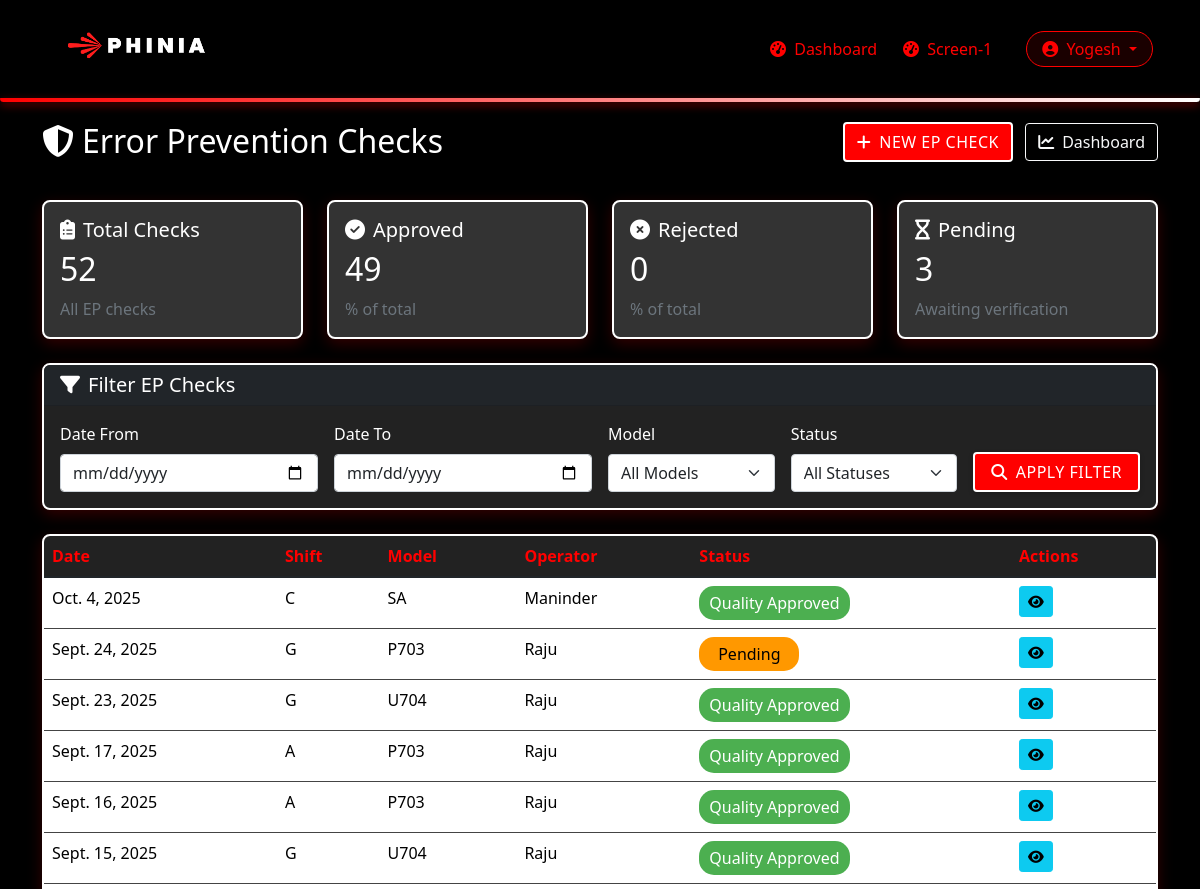
The app's page /ep-checks/ (signed in, upper part), older data.
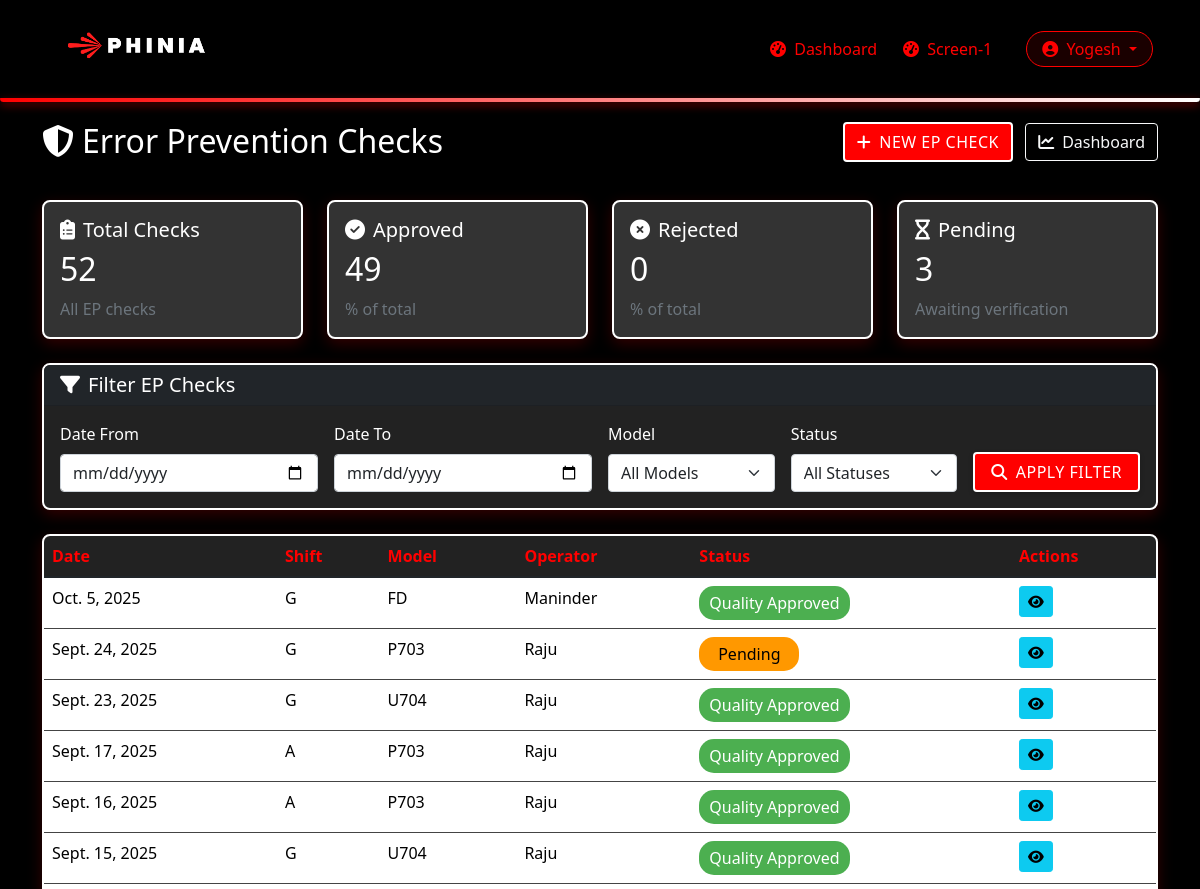
The same page, newer data.
### main/models.py (models this page shows, shortened)
class ErrorPreventionCheck(models.Model):
    OK_NG_CHOICES = [('OK', 'OK'), ('NG', 'NG')]
    STATUS_CHOICES = (
        ('pending', 'Pending'),
        ('supervisor_approved', 'Supervisor Approved'),
        ('quality_approved', 'Quality Approved'),
        ('rejected', 'Rejected'),
    )
    verification_status = models.ForeignKey(
        'DailyVerificationStatus',
        on_delete=models.CASCADE,
        related_name='error_prevention_checks',
        blank=True,
        null=True
    )
    date = models.DateField()
    operator = models.ForeignKey('User', on_delete=models.CASCADE, related_name='ep_operator_checks')
    supervisor = models.ForeignKey(
        'User',
        on_delete=models.CASCADE,
        related_name='ep_supervisor_checks',
        blank=True,
        null=True
    )
    quality_supervisor = models.ForeignKey(
        'User',
        on_delete=models.CASCADE,
        related_name='ep_quality_checks',
        blank=True,
        null=True
    )
    status = models.CharField(max_length=20, choices=STATUS_CHOICES, default='pending')
    comments = models.TextField(blank=True, null=True)
    current_model = models.CharField(
        max_length=10,
        choices=[
            ('P703', 'P703'),
            ('U704', 'U704'),
            ('FD', 'FD'),
            ('SA', 'SA'),
            ('Gnome', 'Gnome'),
        ],
        verbose_name="Current Running Model",
        blank=True,
        null=True
    )
    SHIFTS = [
        ('S1', 'S1 - 6:30 AM to 6:30 PM'),
        ('A', 'A - 6:30 AM to 3:00 PM'),
        ('G', 'G - 8:30 AM to 5:00 PM'),
        ('B', 'B - 3:00 PM to 11:30 PM'),
        ('C', 'C - 11:30 PM to 6:30 AM'),
        ('S2', 'S2 - 6:30 PM to 6:30 AM'),
    ]
    shift = models.CharField(
        max_length=10,
        choices=SHIFTS,
        verbose_name="Shift",
        blank=True,
        null=True
    )
    created_at = models.DateTimeField(auto_now_add=True)
    updated_at = models.DateTimeField(auto_now=True)
    class Meta:
        ordering = ['-date', '-created_at']
        verbose_name = "Error Prevention Check"
        verbose_name_plural = "Error Prevention Checks"

class User(AbstractUser):
    USER_TYPES = (
        ('operator', 'Operator'),
        ('shift_supervisor', 'Shift Supervisor'),
        ('quality_supervisor', 'Quality Supervisor'),
    )
    company_id = models.CharField(max_length=100, blank=True, null=True)
    skill_matrix_level = models.CharField(max_length=200, blank=True, null=True)
    user_type = models.CharField(max_length=20, choices=USER_TYPES)

### main/views.py (the view)
# urls.py: path('ep-checks/', views.ep_check_list, name='ep_check_list'),
@login_required
def ep_check_list(request):
    form = ErrorPreventionFilterForm(request.GET)
    ep_checks = ErrorPreventionCheck.objects.select_related(
        'verification_status__shift',
        'operator',
        'supervisor',
        'quality_supervisor'
    )
    if form.is_valid():
        data = form.cleaned_data
        if data.get('date_from'):
            ep_checks = ep_checks.filter(date__gte=data['date_from'])
        if data.get('date_to'):
            ep_checks = ep_checks.filter(date__lte=data['date_to'])
        if data.get('model'):
            ep_checks = ep_checks.filter(current_model=data['model'])
        if data.get('status'):
            ep_checks = ep_checks.filter(status=data['status'])
    ep_checks = ep_checks.order_by('-date')
    stats = {
        'total': ep_checks.count(),
        'pending': ep_checks.filter(status='pending').count(),
        'approved': ep_checks.filter(status__in=['supervisor_approved', 'quality_approved']).count(),
        'rejected': ep_checks.filter(status='rejected').count(),
    }
    context = {
        'ep_checks': ep_checks,
        'filter_form': form,
        'stats': stats,
        'title': 'Error Prevention Checks'
    }
    return render(request, 'main/operations/ep_check_list.html', context)

### main/templates/main/operations/ep_check_list.html (shortened to what the changed rows need)
{% extends 'main/base.html' %}
{% load static %}
{% block content %}
<div class="row mb-4">
    <div class="col-md-8">
        <h2 class="mb-3"><i class="fas fa-shield-alt me-2"></i>Error Prevention Checks</h2>
    </div>
</div>
<div class="row mb-4">
    <div class="col-md-3">
        <div class="card stats-card">
            <div class="card-body">
                <h2 class="text-white">{{ stats.total }}</h2>
            </div>
        </div>
    </div>
    <div class="col-md-3">
        <div class="card stats-card">
            <div class="card-body">
                <h2 class="text-white">{{ stats.approved }}</h2>
            </div>
        </div>
    </div>
    <div class="col-md-3">
        <div class="card stats-card">
            <div class="card-body">
                <h2 class="text-white">{{ stats.rejected }}</h2>
            </div>
        </div>
    </div>
    <div class="col-md-3">
        <div class="card stats-card">
            <div class="card-body">
                <h2 class="text-white">{{ stats.pending }}</h2>
            </div>
        </div>
    </div>
</div>
<div class="card mt-4">
    <div class="card-body p-0">
        <div class="table-responsive">
            <table class="table table-hover ep-table mb-0">
                <thead>
                    <tr>
                        <th>Date</th>
                        <th>Shift</th>
                        <th>Model</th>
                        <th>Operator</th>
                        <th>Status</th>
                        <th>Actions</th>
                    </tr>
                </thead>
                <tbody>
                    {% for check in ep_checks %}
                    <tr>
                        <td>{{ check.date }}</td>
                        <td>{{ check.shift }}</td>
                        <td>{{ check.current_model }}</td>
                        <td>{{ check.operator.username }}</td>
                        <td>
                            {% if check.status == 'pending' %}
                            <span class="status-badge status-pending">Pending</span>
                            {% elif check.status == 'supervisor_approved' %}
                            <span class="status-badge status-supervisor-approved">Supervisor Approved</span>
                            {% elif check.status == 'quality_approved' %}
                            <span class="status-badge status-quality-approved">Quality Approved</span>
                            {% elif check.status == 'rejected' %}
                            <span class="status-badge status-rejected">Rejected</span>
                            {% endif %}
                        </td>
                        <td>
                            <a href="{% url 'ep_check_detail' pk=check.id %}" class="btn btn-sm btn-info">
                                <i class="fas fa-eye"></i>
                            </a>
                        </td>
                    </tr>
                    {% endfor %}
                </tbody>
            </table>
        </div>
    </div>
</div>
{% endblock %}

Row changes from the older to the newer data that the page shows:
removed ErrorPreventionCheck: date "Oct. 4, 2025", shift "C", current_model "SA", operator.username "Maninder", status "Quality Approved"
added ErrorPreventionCheck: date "Oct. 5, 2025", shift "G", current_model "FD", operator.username "Maninder", status "Quality Approved"
